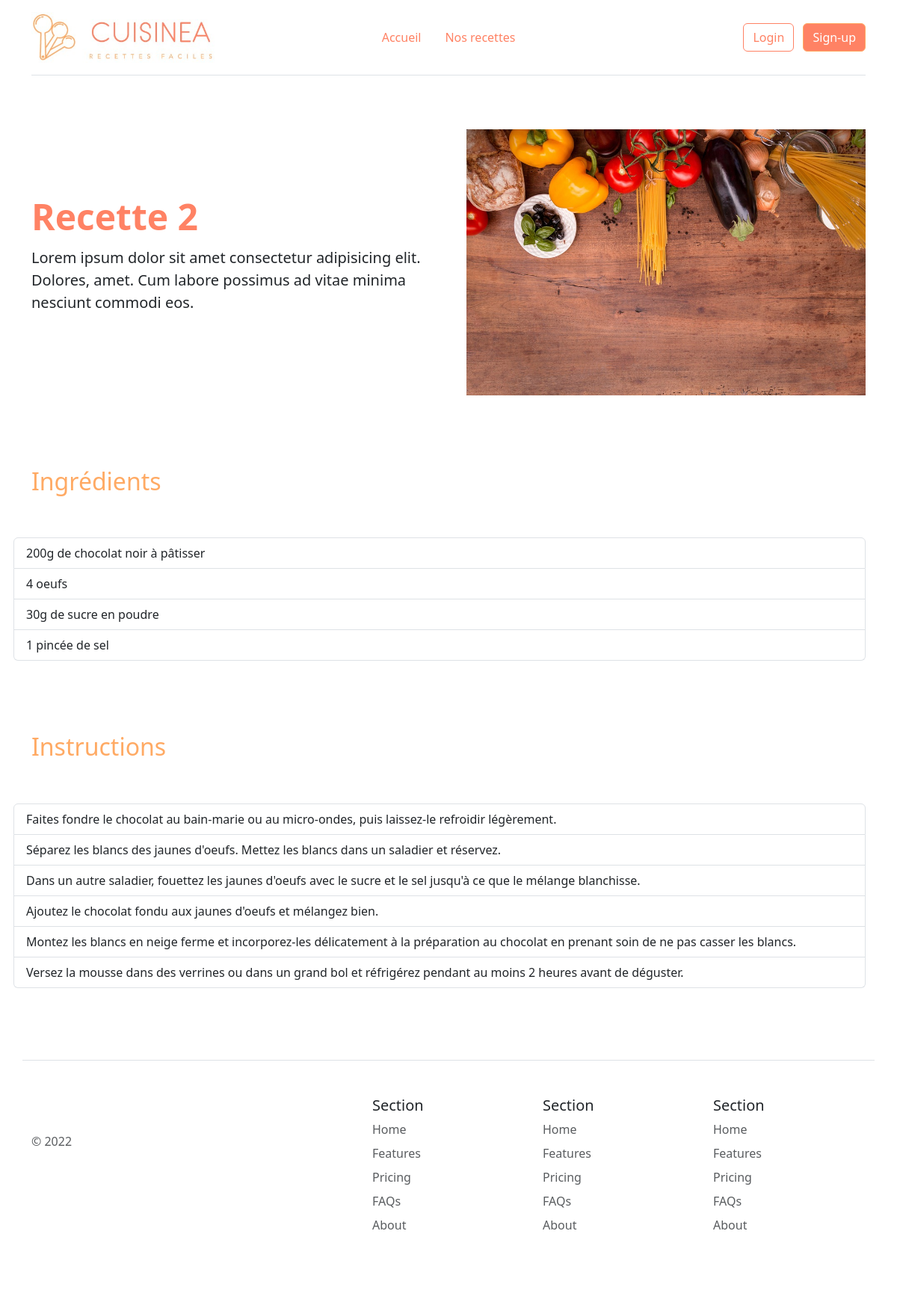
Screenshot of /recette.php?id=2 with the database file from the repository.
### tables this page shows
CREATE TABLE IF NOT EXISTS `recipes` (
  `id` int(11) NOT NULL AUTO_INCREMENT,
  `category_id` int(11) NOT NULL,
  `title` varchar(255) NOT NULL,
  `description` text NOT NULL,
  `ingredients` text NOT NULL,
  `instructions` text NOT NULL,
  `image` varchar(255) DEFAULT NULL,
  PRIMARY KEY (`id`),
  KEY `category_id` (`category_id`)
);

### lib/recipe.php (called while the page is built)
<?php
function getRecipeById(PDO $pdo, int $id) {
    $query = $pdo->prepare("SELECT * FROM recipes WHERE id = :id");
    $query->bindParam(':id', $id, PDO::PARAM_INT);
    $query->execute();
    return $query->fetch();
}
function getRecipeImage(string|null $image) {
    if ($image === null) {
        return _ASSETS_IMG_PATH_.'recipe_default.jpg';
    } else {
        return _RECIPES_IMG_PATH_.$image;
    }
}

### lib/tools.php (called while the page is built)
<?php
function linesToArray(string $string) {
    return explode(PHP_EOL, $string);
}

### recette.php (the view)
<?php
require_once('templates/header.php');
require_once('lib/tools.php');
require_once('lib/recipe.php');
$id = (int)$_GET['id'];
$recipe = getRecipeById($pdo, $id);
if ($recipe) {
    $ingredients = linesToArray($recipe['ingredients']);
    $instructions = linesToArray($recipe['instructions']);
?>
<div class="row flex-lg-row-reverse align-items-center g-5 py-5">
    <div class="col-10 col-sm-8 col-lg-6">
        <img src="<?=getRecipeImage($recipe['image']); ?>" class="d-block mx-lg-auto img-fluid" alt="<?=$recipe['title']; ?>" width="700" height="500" loading="lazy">
    </div>
    <div class="col-lg-6">
        <h1 class="display-5 fw-bold lh-1 mb-3"><?=$recipe['title']; ?></h1>
        <p class="lead"><?=$recipe['description']; ?></p>
    </div>
</div>
<div class="row flex-lg-row-reverse align-items-center g-5 py-5">
    <h2>Ingrédients</h2>
    <ul class="list-group">
        <?php foreach ($ingredients as $key => $ingredient) { ?>
            <li class="list-group-item"><?=$ingredient; ?></li>
        <?php } ?>
    </ul>
</div>
<div class="row flex-lg-row-reverse align-items-center g-5 py-5">
    <h2>Instructions</h2>
    <ol class="list-group">
        <?php foreach ($instructions as $key => $instruction) { ?>
            <li class="list-group-item"><?=$instruction; ?></li>
        <?php } ?>
    </ol>
</div>
<?php } else { ?>
    <div class="row text-center">
        <h1>Recette introuvable</h1>
    </div>
<?php } ?>
<?php
require_once('templates/footer.php');
?>

### rows the page displays
recipes: title "Recette 2", description "Lorem ipsum dolor sit amet consectetur adipisicing elit. Dolores, amet. Cum labore possimus ad vitae minima nesciunt commodi eos.", ingredients "200g de chocolat noir à pâtisser", ingredients "4 oeufs", ingredients "30g de sucre en poudre", ingredients "1 pincée de sel", instructions "Faites fondre le chocolat au bain-marie ou au micro-ondes, puis laissez-le refroidir légèrement.", instructions "Séparez les blancs des jaunes d'oeufs. Mettez les blancs dans un saladier et réservez.", instructions "Dans un autre saladier, fouettez les jaunes d'oeufs avec le sucre et le sel jusqu'à ce que le mélange blanchisse.", instructions "Ajoutez le chocolat fondu aux jaunes d'oeufs et mélangez bien.", instructions "Montez les blancs en neige ferme et incorporez-les délicatement à la préparation au chocolat en prenant soin de ne pas casser les blancs.", instructions "Versez la mousse dans des verrines ou dans un grand bol et réfrigérez pendant au moins 2 heures avant de déguster."

### other values shown
$value "Accueil"
$value "Nos recettes"
